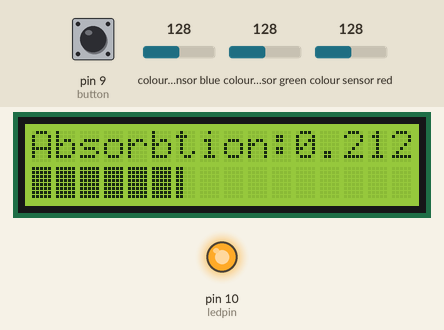
Bench run of a sketch on a simulated Arduino Uno, built with avr-gcc and run on an emulated ATmega328P. On the bench: 16×2 character LCD, output pins drawn as LEDs (lit = HIGH). Inputs (shaded band) come from the test bench; at power-on: colour sensor green 128, colour sensor blue 128, pin 9 (button) HIGH, colour sensor red 128. What the sketch prints to the serial monitor is not drawn.

Above: at 1.3 s.
1.4 s: colour sensor green set to 191
At 1.74 s:
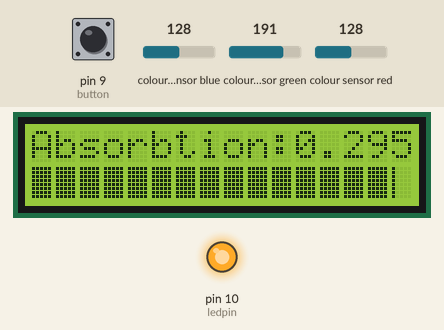
3.5 s: colour sensor green set to 5
At 3.72 s:
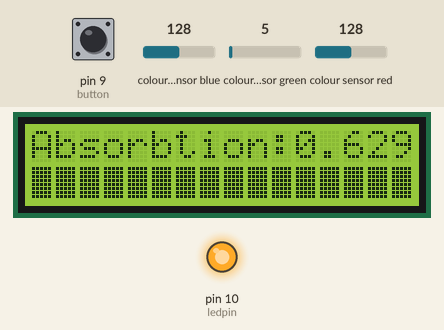
6.5 s: colour sensor blue set to 97
At 6.93 s:
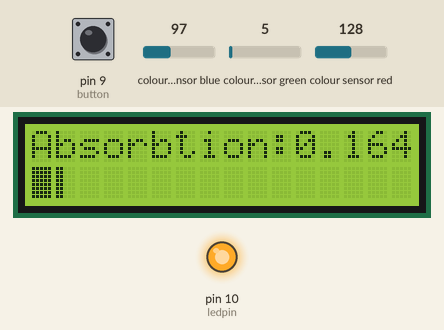
8.8 s: pin 9 (button) pulled LOW for 0.15 s
At 10.4 s:
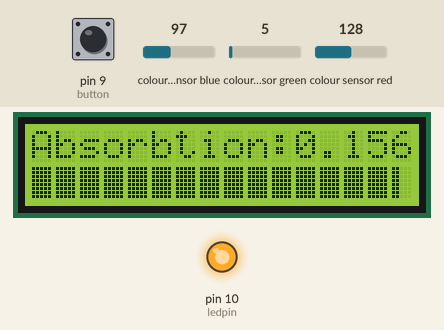
10.7 s: colour sensor red set to 64
At 10.91 s:
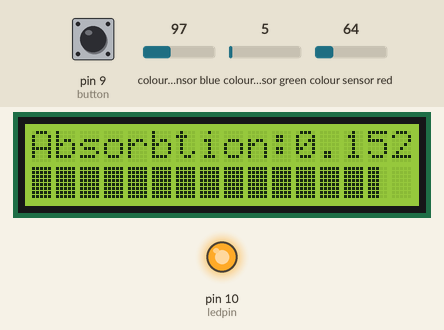
13.0 s: pin 9 (button) pulled LOW for 1 s
At 13.26 s:
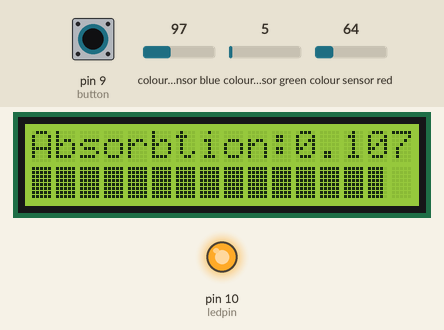
Timing chart, 0 to 16.0 s (numbered marks = the images above; inputs shaded):
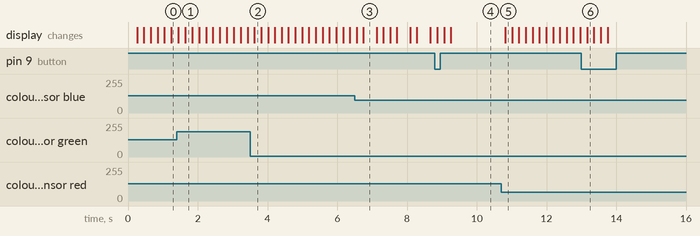

The sketch:

AbsSensor.ino
```cpp
#include <Wire.h>
#include "Adafruit_TCS34725.h"
#include <LiquidCrystal.h>
#include <LcdBarGraph.h>
/* Example code for the Adafruit TCS34725 breakout library */

/* Connect SCL    to analog 5
   Connect SDA    to analog 4
   Connect VDD    to 3.3V DC
   Connect GROUND to common ground */

/* Initialise with default values (int time = 2.4ms, gain = 1x) */
// Adafruit_TCS34725 tcs = Adafruit_TCS34725();

/* Initialise with specific int time and gain values */
Adafruit_TCS34725 tcs = Adafruit_TCS34725(TCS34725_INTEGRATIONTIME_700MS, TCS34725_GAIN_1X);

#define ledpin 10
#define window_size 15
#define button 9


byte lcdNumCols = 16;
String in_chars = "";
String Quality = "Good";
int index = 0;
float READ_c[window_size];
float C_avg = 0;
float C_sum = 0;
float C_base = 0.3;
float C_bar = 0;
float a = 0;
float cons = 100-(100/0.5);

//*******************LCD Initialisation**********************

const int rs = 11, en = 12, d4 = 2, d5 = 3, d6 = 4, d7 = 5;
LiquidCrystal lcd(rs, en, d4, d5, d6, d7);
LcdBarGraph lbg(&lcd, lcdNumCols,0,1);

//***********************************************************
void setup(void) {
  Serial.begin(9600);

  lcd.begin(16, 2);
  pinMode(ledpin,OUTPUT);
  pinMode(button, INPUT_PULLUP);

  digitalWrite(ledpin,HIGH);
  if (tcs.begin()) {
    Serial.println("Found sensor");
  } else {
    Serial.println("No TCS34725 found ... check your connections");
    while (1);
  }

  delay(100);
}


void loop(void) {
  uint16_t r, g, b, c, colorTemp, lux;

  //*******************RGB Value*****************************
  tcs.getRawData(&r, &g, &b, &c);
  // colorTemp = tcs.calculateColorTemperature(r, g, b);
  colorTemp = tcs.calculateColorTemperature_dn40(r, g, b, c);
  lux = tcs.calculateLux(r, g, b);

  //*******************Serial Input**************************
  char in_char = ' ';

  while (Serial.available()){
    in_char = Serial.read();
    if (int(in_char)!=-1){
      in_chars+=in_char;
    }
  }
  if (in_char=='\n'){
    Serial.print(in_chars);
    String command = String(in_chars);
    command.trim();

    if (command == "on"){
      digitalWrite(ledpin,HIGH);
      delay(200);
    }
    if(command == "off"){
      digitalWrite(ledpin,LOW);
      delay(200);
    }
    in_chars = "";
    command = "";
  }


  if(digitalRead(button) == LOW){
    C_base = C_avg;
  }

  //********************RGB to GreyScale**********************
  float C_srgb = 0;
  float RED = float(r)/25000;
  float GREEN = float(g)/25000;
  float BLUE = float(b)/25000;

  float C_lin = 0.2126*RED+0.7152*GREEN+0.0722*BLUE;


  if (C_srgb <= 0.0031308){
    C_srgb = 12.92 * C_lin;
  }
  else {
    float C_pow = pow(C_lin,1/2.4);
    C_srgb = 1.055*C_pow - 0.055;
  }

  C_sum = C_sum - READ_c[index];
  READ_c[index]= C_srgb;
  C_sum = C_sum + C_srgb;
  index = (index+1) % window_size;

  C_avg = C_sum / window_size;


  a = 100/(0.5*C_base);

  C_bar = a*C_avg + cons;

  if(C_bar<0){
    C_bar = 0;
  }
  if(C_bar>100){
    C_bar = 100;
  }


  Serial.print("Color Temp: "); Serial.print(colorTemp, DEC); Serial.print(" K - ");
  Serial.print("Lux: "); Serial.print(lux, DEC); Serial.print(" - ");
  Serial.print("GreyScale: "); Serial.print(C_avg, DEC); Serial.print(" ");
  Serial.print("C_bar: "); Serial.print(C_bar, DEC); Serial.print(" ");
  Serial.print("a: "); Serial.print(a, DEC); Serial.print(" ");
    Serial.print("b: "); Serial.print(b, DEC); Serial.print(" ");

  Serial.println(" ");

  lcd.setCursor(0,0);
  lcd.print("Absorbtion:");lcd.print(C_avg,3);
  lcd.setCursor(0, 1);
  lbg.drawValue(int(C_bar),100);


  delay(100);

  //********************RGB to GreyScale**********************


}
```

Measured:
- after the input at 1.4 s, the display: first differs from a run without the input after 0.24 s (image 1)
- after the input at 6.5 s, the display: first changes after 0.05 s (image 3 shows a later state)
- after the input at 8.8 s, the display: first changes after 0.07 s (image 4 shows a later state)
- after the input at 10.7 s, the display: changes after 0.11 s (image 5)
- after the input at 13.0 s, the display: changes after 0.17 s (image 6)
